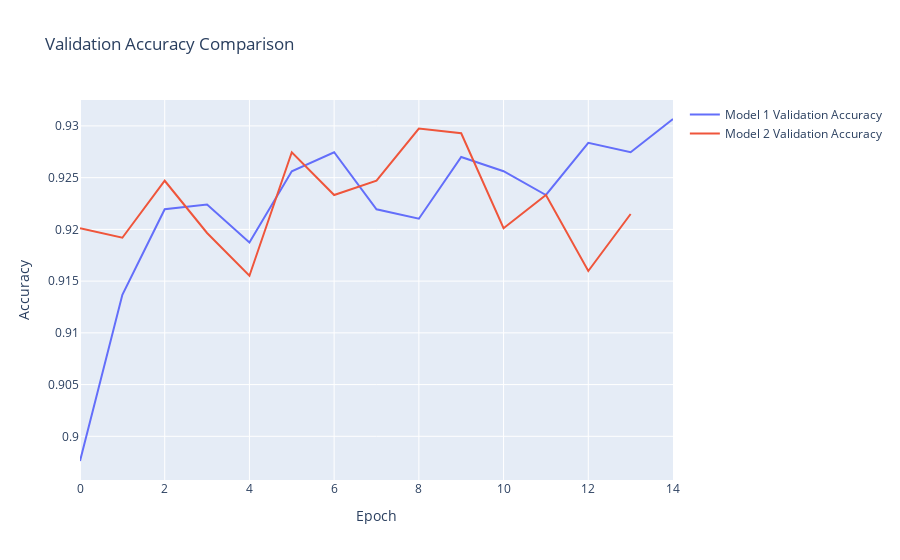
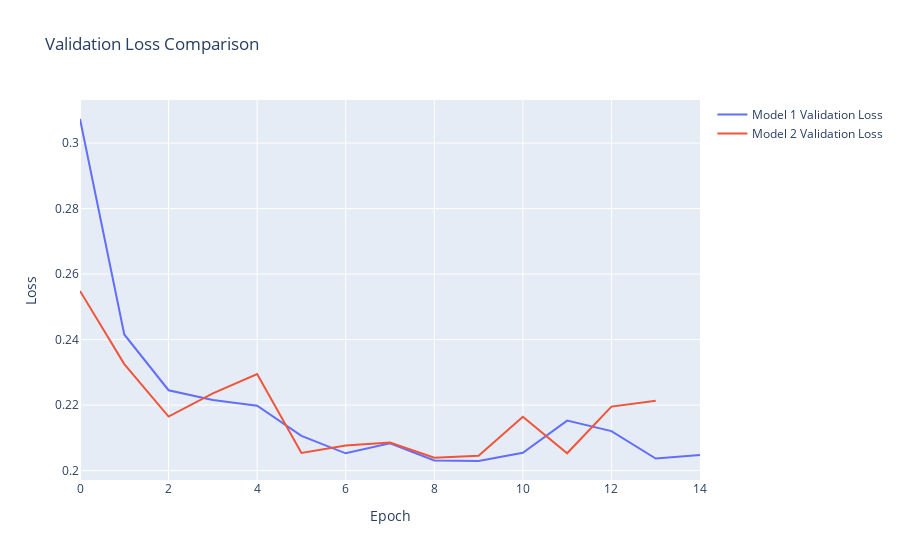

Write notebook code for charts like these, in order.
### Code cell
# Assuming `history1` and `history2` contain the training histories for model1 and model2 respectively
fig = go.Figure()

# Add accuracy plots
fig.add_trace(go.Scatter(y=model1_history['val_accuracy'], mode='lines', name='Model 1 Validation Accuracy'))
fig.add_trace(go.Scatter(y=model2_history['val_accuracy'], mode='lines', name='Model 2 Validation Accuracy'))

fig.update_layout(title='Validation Accuracy Comparison', xaxis_title='Epoch', yaxis_title='Accuracy')
fig.show()

# Add loss plots
fig = go.Figure()
fig.add_trace(go.Scatter(y=model1_history['val_loss'], mode='lines', name='Model 1 Validation Loss'))
fig.add_trace(go.Scatter(y=model2_history['val_loss'], mode='lines', name='Model 2 Validation Loss'))

fig.update_layout(title='Validation Loss Comparison', xaxis_title='Epoch', yaxis_title='Loss')
fig.show()

### Figure 1 — Plotly figure (JSON) as saved in the notebook; plotly's stock layout.template omitted (floating-point values rounded to 4 significant figures)
{"data": [{"mode": "lines", "name": "Model 1 Validation Accuracy", "type": "scatter", "y": [0.8976, 0.9137, 0.9219, 0.9224, 0.9187, 0.9256, 0.9275, 0.9219, 0.921, 0.927, 0.9256, 0.9233, 0.9284, 0.9275, 0.9307]}, {"mode": "lines", "name": "Model 2 Validation Accuracy", "type": "scatter", "y": [0.9201, 0.9192, 0.9247, 0.9197, 0.9155, 0.9275, 0.9233, 0.9247, 0.9298, 0.9293, 0.9201, 0.9233, 0.916, 0.9215]}], "layout": {"title": {"text": "Validation Accuracy Comparison"}, "xaxis": {"title": {"text": "Epoch"}}, "yaxis": {"title": {"text": "Accuracy"}}}}

### Figure 2 — Plotly figure (JSON) as saved in the notebook; plotly's stock layout.template omitted (floating-point values rounded to 4 significant figures)
{"data": [{"mode": "lines", "name": "Model 1 Validation Loss", "type": "scatter", "y": [0.3073, 0.2416, 0.2246, 0.2216, 0.2198, 0.2106, 0.2053, 0.2083, 0.2031, 0.2029, 0.2055, 0.2153, 0.2121, 0.2037, 0.2048]}, {"mode": "lines", "name": "Model 2 Validation Loss", "type": "scatter", "y": [0.2549, 0.2325, 0.2165, 0.2236, 0.2295, 0.2054, 0.2077, 0.2086, 0.2039, 0.2045, 0.2164, 0.2053, 0.2196, 0.2213]}], "layout": {"title": {"text": "Validation Loss Comparison"}, "xaxis": {"title": {"text": "Epoch"}}, "yaxis": {"title": {"text": "Loss"}}}}
